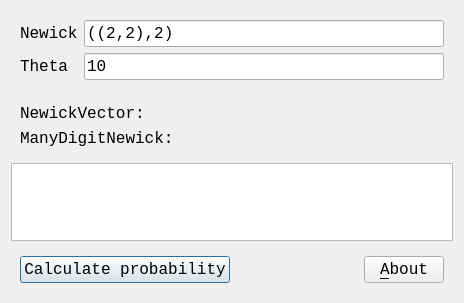
<?xml version="1.0" encoding="UTF-8"?>
<ui version="4.0">
 <class>QtTestManyDigitNewickMainDialog</class>
 <widget class="QDialog" name="QtTestManyDigitNewickMainDialog">
  <property name="geometry">
   <rect>
    <x>0</x>
    <y>0</y>
    <width>464</width>
    <height>303</height>
   </rect>
  </property>
  <property name="font">
   <font>
    <family>Courier New</family>
    <pointsize>12</pointsize>
   </font>
  </property>
  <property name="windowTitle">
   <string>TestManyDigitNewick</string>
  </property>
  <property name="windowIcon">
   <iconset resource="ToolTestManyDigitNewick.qrc">
    <normaloff>:/images/R.png</normaloff>:/images/R.png</iconset>
  </property>
  <layout class="QVBoxLayout" name="verticalLayout">
   <item>
    <widget class="QWidget" name="widget_2" native="true">
     <layout class="QGridLayout" name="gridLayout">
      <item row="0" column="0">
       <widget class="QLabel" name="label_newick">
        <property name="sizePolicy">
         <sizepolicy hsizetype="Preferred" vsizetype="Preferred">
          <horstretch>0</horstretch>
          <verstretch>0</verstretch>
         </sizepolicy>
        </property>
        <property name="text">
         <string>Newick</string>
        </property>
       </widget>
      </item>
      <item row="0" column="1">
       <widget class="QLineEdit" name="edit_newick">
        <property name="text">
         <string>((2,2),2)</string>
        </property>
       </widget>
      </item>
      <item row="1" column="0">
       <widget class="QLabel" name="label_theta">
        <property name="sizePolicy">
         <sizepolicy hsizetype="Preferred" vsizetype="Preferred">
          <horstretch>0</horstretch>
          <verstretch>0</verstretch>
         </sizepolicy>
        </property>
        <property name="text">
         <string>Theta</string>
        </property>
       </widget>
      </item>
      <item row="1" column="1">
       <widget class="QLineEdit" name="edit_theta">
        <property name="text">
         <string>10</string>
        </property>
       </widget>
      </item>
     </layout>
    </widget>
   </item>
   <item>
    <widget class="QWidget" name="widget_3" native="true">
     <layout class="QVBoxLayout" name="verticalLayout_2">
      <item>
       <widget class="QLabel" name="label_2">
        <property name="text">
         <string>NewickVector:</string>
        </property>
       </widget>
      </item>
      <item>
       <widget class="QLabel" name="label">
        <property name="text">
         <string>ManyDigitNewick:</string>
        </property>
       </widget>
      </item>
     </layout>
    </widget>
   </item>
   <item>
    <widget class="QPlainTextEdit" name="edit_text">
     <property name="readOnly">
      <bool>true</bool>
     </property>
    </widget>
   </item>
   <item>
    <widget class="QWidget" name="widget" native="true">
     <layout class="QHBoxLayout" name="horizontalLayout">
      <item>
       <widget class="QPushButton" name="button_calculate">
        <property name="text">
         <string>Calculate probability</string>
        </property>
       </widget>
      </item>
      <item>
       <spacer name="horizontalSpacer">
        <property name="orientation">
         <enum>Qt::Horizontal</enum>
        </property>
        <property name="sizeHint" stdset="0">
         <size>
          <width>40</width>
          <height>20</height>
         </size>
        </property>
       </spacer>
      </item>
      <item>
       <widget class="QPushButton" name="button_about">
        <property name="text">
         <string>&amp;About</string>
        </property>
       </widget>
      </item>
     </layout>
    </widget>
   </item>
  </layout>
 </widget>
 <resources>
  <include location="ToolTestManyDigitNewick.qrc"/>
 </resources>
 <connections/>
</ui>
